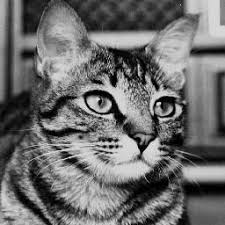
%> input picture images.jpeg, 225 x 225 px
$ octave final.m   (GNU Octave 9; MATLAB toolbox functions it lacks are replaced by stand-ins)
%> lines starting %> are read from the running program, lines starting %| are printed output that depends on the picture
clc; clear; close all;

% Menu to select images
disp('------ Image Steganography System ------');
disp('1. Choose Cover Image');
[cover_file, cover_path] = uigetfile({'*.jpg;*.png;*.jpeg'}, 'Select Cover Image');
%> the answer given: images.jpeg
cover = imread(fullfile(cover_path, cover_file));
%> cover is the input picture: size 225x225x3 uint8; min 0, max 246, mean 108.7

disp('2. Choose Secret Image');
[secret_file, secret_path] = uigetfile({'*.jpg;*.png;*.jpeg'}, 'Select Secret Image');
%> the answer given: baboon.jpeg
secret = imread(fullfile(secret_path, secret_file));
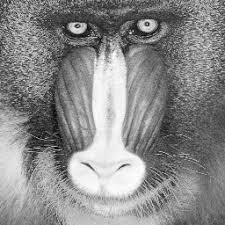
%> input picture baboon.jpeg, 225 x 225 px
%> secret is the input picture: size 225x225x3 uint8; min 0, max 255, mean 137.7

% Convert to grayscale if necessary
if size(cover, 3) == 3
    cover = rgb2gray(cover);
%> cover: size 225x225 uint8
end
if size(secret, 3) == 3
    secret = rgb2gray(secret);
%> secret: size 225x225 uint8
end

% --- Dynamic Resizing to Support Any Cover Image in the Range 225×225 to 256×256 ---
min_size = 225; % Minimum cover size
max_size = 256; % Maximum cover size

% Resize cover while maintaining aspect ratio within the defined range
[h, w] = size(cover);
%> h = 225; w = 225
scale_factor = min(max_size / max(h, w), 1); % Ensure it doesn't exceed max_size
%> scale_factor = 1
cover = imresize(cover, round([h w] * scale_factor));

% Ensure cover dimensions are within range
cover_size = size(cover);
%> cover_size = [225 225]
if cover_size(1) < min_size || cover_size(2) < min_size
    cover = imresize(cover, [min_size min_size]);
end

% Resize secret image to exactly match the cover image size
secret = imresize(secret, size(cover));

dwtmode('per'); % Set DWT mode for consistency

% Function to scramble the image using inversion and transpose in DWT domain
function [LL_s, LH_s, HL_s, HH_s] = scramble_image(image)
    [LL, LH, HL, HH] = dwt2(double(image), 'haar');

    % Apply inversion and transpose
    LL_s = inv(LL + eye(size(LL))); % Avoid singularity issue
    LH_s = LH';
    HL_s = HL';
    HH_s = HH';
end

% Function to descramble the image (inverse process)
function image = descramble_image(LL_s, LH_s, HL_s, HH_s)
    LL_d = inv(LL_s) - eye(size(LL_s)); % Reverse inversion
    LH_d = LH_s';
    HL_d = HL_s';
    HH_d = HH_s';
    image = idwt2(LL_d, LH_d, HL_d, HH_d, 'haar');
end

% Scramble the secret image
[LL_s, LH_s, HL_s, HH_s] = scramble_image(secret);

% Perform DWT on cover image
[LLc, LHC, HLC, HHC] = dwt2(double(cover), 'haar');

% Apply DCT
LLc_dct = dct2(LLc);
LHC_dct = dct2(LHC);
HLC_dct = dct2(HLC);
HHC_dct = dct2(HHC);
LLs_dct = dct2(LL_s);
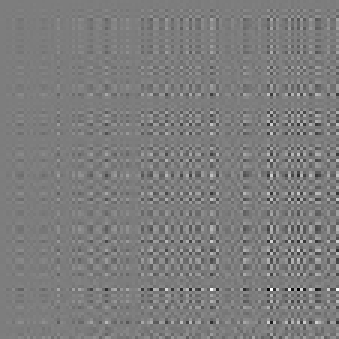
%> LLs_dct: size 113x113 double (shown 3 times larger); min -0.0957, max 0.099, mean -7.75e-05; drawn with min black and max white
LHS_dct = dct2(LH_s);
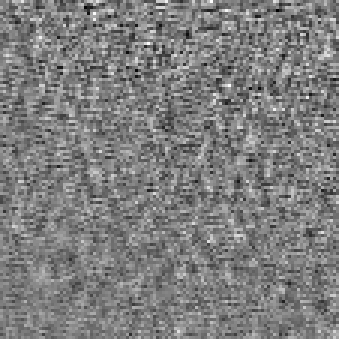
%> LHS_dct: size 113x113 double (shown 3 times larger); min -92.48, max 94, mean 0.1; drawn with min black and max white
HLS_dct = dct2(HL_s);
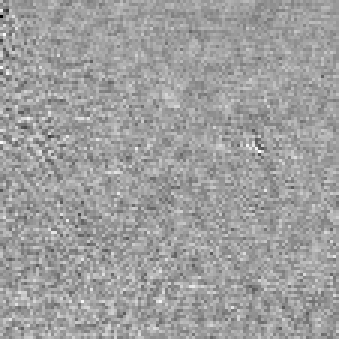
%> HLS_dct: size 113x113 double (shown 3 times larger); min -139.7, max 84.95, mean 0.5; drawn with min black and max white
HHS_dct = dct2(HH_s);
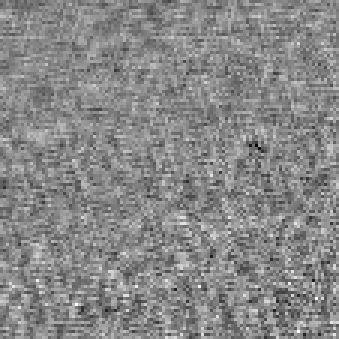
%> HHS_dct: size 113x113 double (shown 3 times larger); min -76.4, max 66.65, mean 0; drawn with min black and max white

% Adaptive thresholding with reduced alpha
alpha = 0.1; % Lower embedding strength to reduce visibility in stego
mask = 1 + (abs(LLc_dct) / max(abs(LLc_dct(:)))); % Perceptual mask
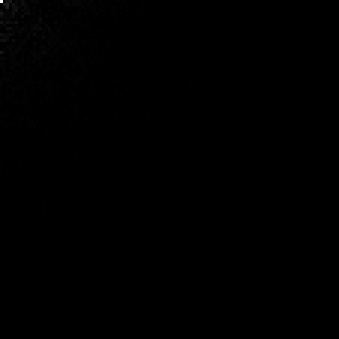
%> mask: size 113x113 double (shown 3 times larger); min 1, max 2, mean 1; drawn with min black and max white

LL_emb = LLc_dct + alpha * mask .* LLs_dct;
LH_emb = LHC_dct + alpha * mask .* LHS_dct;
HL_emb = HLC_dct + alpha * mask .* HLS_dct;
HH_emb = HHC_dct + alpha * mask .* HHS_dct;

% Apply inverse DCT
LL_idct = idct2(LL_emb);
LH_idct = idct2(LH_emb);
HL_idct = idct2(HL_emb);
HH_idct = idct2(HH_emb);

% Perform inverse DWT to reconstruct stego image
stego = idwt2(LL_idct, LH_idct, HL_idct, HH_idct, 'haar');
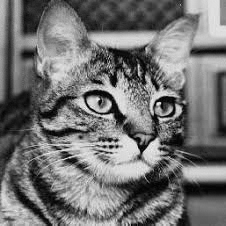
%> stego: size 226x226 double; min -5.49, max 246.3, mean 108.7; drawn with min black and max white
stego = uint8(max(0, min(255, stego)));
%> stego: size 226x226 uint8

% Compute PSNR between cover and stego image
%> (the run ends here)
